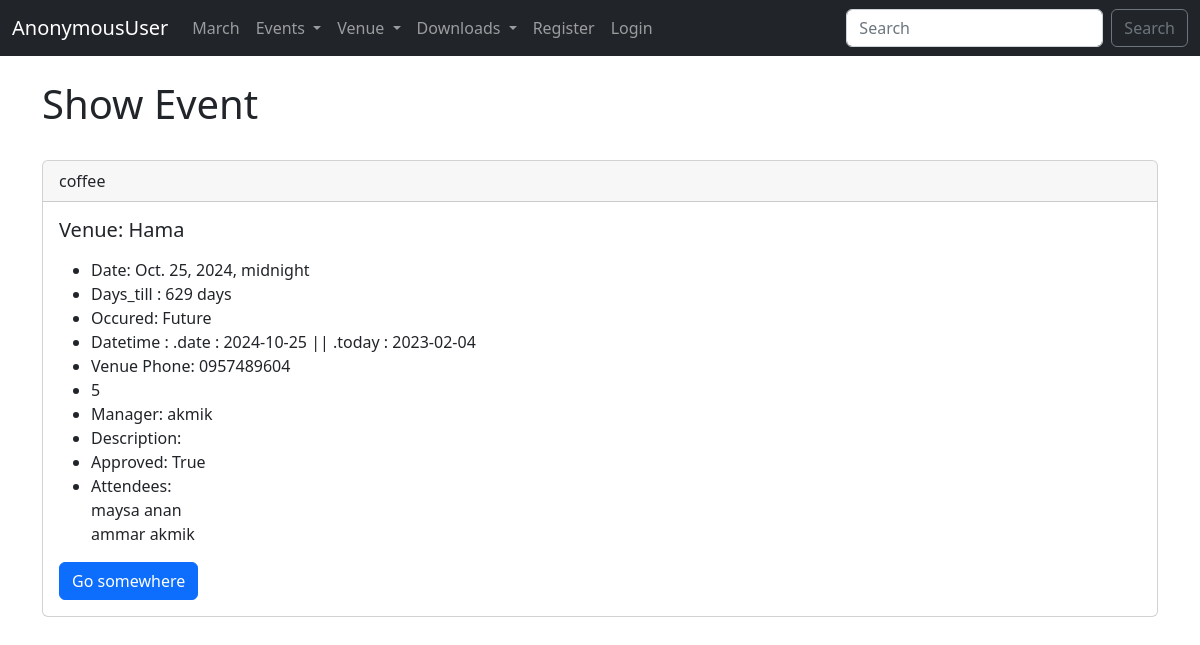
/show_event/5/, run on the app's committed database.
### events/models.py (models this page shows)
class Event(models.Model):
	name = models.CharField("Event Name", max_length = 120)
	event_date = models.DateTimeField("Event Date")
	venue = models.ForeignKey(Venue, blank=True,null=True,on_delete=models.CASCADE)
	manager = models.ForeignKey(User, blank = True, null = True, on_delete = models.SET_NULL)
	attendees = models.ManyToManyField(MyClubUser, blank=True)
	description = models.TextField(blank=True)
	approved = models.BooleanField('Approved', default=False)
	def __str__(self):
		return self.name
	@property
	def Days_till(self):
		today = date.today()
		days_till = self.event_date.date() - today
		days_till_stripped = str(days_till).split(",",1)[0]
		return days_till_stripped
	@property
	def Is_Past(self):
		today = date.today()
		if self.event_date.date() < today:
			thing = "Past"
		else:
			thing = "Future"
		return thing
	@property
	def datetime(self):
		date = self.event_date.date()
		today = date.today()
		pr = f''' .date : {date} || .today : {today} '''
		return pr

class Venue(models.Model):
	name = models.CharField("Venue Name", max_length=120)
	address = models.CharField(max_length=300)
	zip_code = models.CharField("Zip Code", max_length=15)
	phone = models.CharField("Contact Phone", max_length=25)
	web = models.URLField("Website Address")
	email_address = models.EmailField("Email")
	owner = models.IntegerField('Venue Owner', blank=False, default=1)
	venue_image = models.ImageField(null=True, blank=True, upload_to='images/')
	class Meta: # Go to admin site
		verbose_name_plural = ('Test')
		verbose_name = ('Postion')
		ordering = ('-name',)
	def __str__(self):
		return self.name

class MyClubUser(models.Model):
	first_name = models.CharField(max_length=30)
	last_name = models.CharField(max_length=30)
	email = models.EmailField("User Email")
	def __str__(self):
		return self.first_name + ' ' + self.last_name

### events/views.py (the view)
# urls.py: path('show_event/<event_id>/', views.show_event, name = "show_event"),
def show_event(request, event_id):
	event = Event.objects.get(pk=event_id)
	return render(request, 'events/show_event.html', {
		'event': event
		})

### events/templates/events/show_event.html (shortened to what this page needs)
{% extends 'events/layout.html' %}
{% block body %}
<h1>Show Event</h1>
<br>
		{% if event.approved %}
		<div class="card">
  			<div class="card-header">{{ event }}</div>
  			<div class="card-body">
    			<h5 class="card-title">Venue: {{ event.venue }}</h5>
    			<p class="card-text">
					<ul>
						<li>Date: {{ event.event_date }}</li>
						<li>Days_till : {{ event.Days_till }}</li>
						<li>Occured: {{ event.Is_Past }}</li>
						<li>Datetime : {{ event.datetime }}</li>
						<li>Venue Phone: {{ event.venue.phone }}</li>
						<li>{{ event.id }}</li>
						<li>Manager: {{ event.manager }}</li>
						<li>Description: {{ event.description }}</li>
						<li>Approved: {{ event.approved }}
						<li>Attendees:
							{% for attend in event.attendees.all %}
								&nbsp<br>{{ attend }}
							{% endfor %}
						</li>
					</ul>
    			</p>
    			<a href="#" class="btn btn-primary">Go somewhere</a>
  			</div>
		</div>
		<br>
		{% endif %}
{% endblock %}

### data on the page
Event: name "coffee", venue "Hama", event_date "Oct. 25, 2024, midnight", Days_till "629 days", Is_Past "Future", datetime ".date : 2024-10-25 || .today : 2023-02-04", venue.phone "0957489604", id "5", manager "akmik", approved "True"
MyClubUser: first_name+last_name "maysa anan"
MyClubUser: first_name+last_name "ammar akmik"

### other printed values
{{ user }} "AnonymousUser"
